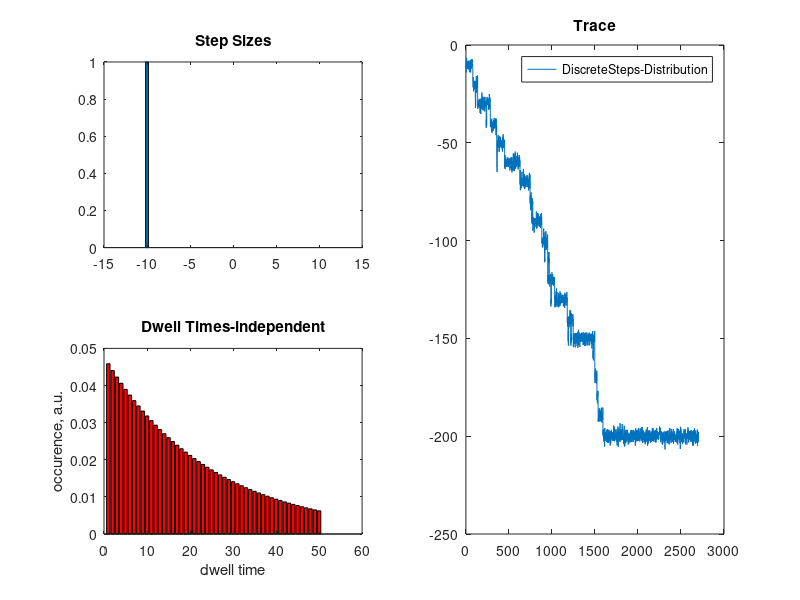

Write MATLAB code to recreate this figure.
function StepMaker
%JWJK_B:-------------------------------------------------------------------
%Title:Simulate Step Traces
%Summary: %this function  creates a simple stepped trace with noise. 
%Approach: Steps  are taken as random samples from a 
%stepsize - and dwell time distribution. 
%This distribution can be refined in the function 'Set_distributions'
%Dwell times can be set as 'dependent' on the step size or 'independent'.
%In the latter case they are taken as random samples from a flat or
%exponential dwell time distribution.
%By varying the settings, a wide range of traces types can be generated

%Below, example settings are given for case studies

%Input: none
%Output: step trace saved as text column in root path

%Jacob Kerssemakers, Cees Dekker Lab, 2018-20

%% Case examples
%--------------------------------------------------------------------------

%% 1) flat distribution: set
%     TypeOfSteps='FlatDistribution'; 
%     NumberOfSteps=10;
%     spike_density=0; 
%     add_start_or_stop_level=0; 
%     StepDwellRelation='Dependent'; 
%     SignalNoiseRatio=(10)^-1;  
%     This creates randomly picked steps going up and down
%-------------------------------------------------------------------------

%% 2) fixed-size steps going down
%     TypeOfSteps='DiscreteSteps'; 
%     NumberOfSteps=10;
%     spike_density=0; 
%     add_start_or_stop_level=1000; 
%     StepDwellRelation='Dependent'; 
%     SignalNoiseRatio=(10)^-1;  
%  ...in additon, go to the function 'Set_distributions' . 
%     Here, under case 'DiscreteSteps'', set:
%             stepsizes=[-10];  %sizes
%             stepcount=[1];    %occurence
%             dwelltimes=[100]; %duration
%  This creates a fixed-size step train going down with an end tail
%-------------------------------------------------------------------------

%% 3) fixed-size steps going down, varying duration, with spikes
%     TypeOfSteps='DiscreteSteps'; 
%     NumberOfSteps=10;
%     spike_density=0.8; 
%     add_start_or_stop_level=1000; 
%     StepDwellRelation='InDependent';
%     TypeOfDwells='Exponential';
%     SignalNoiseRatio=(10)^-1;  
%  ...in additon, go to the function 'Set_distributions' . 
%     Here, under case 'DiscreteSteps'', set:
%             stepsizes=[-10];  %sizes
%             stepcount=[1];    %occurence
%             dwelltimes=[100]; %duration
%  This creates a step train of varying duration going down with an end
%  tail, with some blinking events
%-------------------------------------------------------------------------
%% 4) gaussian distribution, trending down
%     TypeOfSteps='Gaussian'; 
%     NumberOfSteps=50;
%     spike_density=0; 
%     add_start_or_stop_level=-1000; 
%     StepDwellRelation='InDependent';
%     TypeOfDwells='Exponential';
%     SignalNoiseRatio=(10)^-1;  
%  ...in additon, go to the function 'Set_distributions' . 
%     Here, under case 'Gaussian'', set:
%             peakpos=0.3;  %in units of the step axis; 0.5 means mid-range
%             peakwidth=0.5 %in units of the step axis;
%  


%:JWJK_B-------------------------------------------------------------------         
    save_it=1;   
    writepath=pwd;
    
    %% general step properties (specific settings per type of curve)
    TypeOfSteps='DiscreteSteps';  
    %choices are: 'DiscreteSteps' ,  'FlatDistribution', 'Gaussian'
    
    NumberOfSteps=20;
    
    spike_density=0.8;  
    %in average events per dwell time; set to 0 to inactivate
    
    add_start_or_stop_level=1000;  
    %number of time points to add to front or back of curve;
    %negative: to front. %positive: to end
         
    StepDwellRelation='InDependent'; 
    %choices are:  'Dependent'; 'InDependent'
    %if Dependent, dwell times are a function of stepsize (as specified in
    %the function 'get_distributions'. If Independent, dwelltimes are 
    %independently treated as a distribution (defined below)
    
    TypeOfDwells='Exponential';  
    %choices are: 'Exponential' 'Flat'
    %only applied when using 'Independent'
    
    SignalNoiseRatio=(5)^-1;  
    %ratio of noise amplitude relative to average absolute step size
  
    
    %% distribution generation
    DwellTimes=zeros(NumberOfSteps,1); 
    binz=50;
    if strcmp(StepDwellRelation, 'InDependent')       
        MinDwellTime=1;
        MaxDwellTime=300;
        
        DwellBinAxis=linspace(MinDwellTime,MaxDwellTime,binz);
        switch TypeOfDwells
            case 'Flat'
                DwellTimeCurve=(1+0*(DwellBinAxis)); 
            case 'Exponential'
                DwellTimeCurve=exp(-DwellBinAxis/(0.5*MaxDwellTime)); 
        end
        DwellTimeCurve=DwellTimeCurve/sum(DwellTimeCurve);  %normalized dstribution
        SumDwellCurve=cumsum(DwellTimeCurve);
    end
   
    %% Choose step distributions
    [StepSizeCurve,StepBinAxis,StepDwells]=Set_distributions(TypeOfSteps,binz); 
    StepSizeCurve=StepSizeCurve/sum(StepSizeCurve);  %normalized dstribution
    SumStepSizeCurve=cumsum(StepSizeCurve); 
    
  %% Build lists. done by picking a random sample from the step and dwell distributions
    % Build step size list  
    StepSizes=zeros(NumberOfSteps,1);  
    for jj=1:NumberOfSteps   
            Sample=Pick_from_distribution(StepBinAxis,SumStepSizeCurve);
            StepSizes(jj)=Sample;
    end 
    
   % Build dwell-time list   
    switch StepDwellRelation
        case 'Dependent'  %pick related dwell time
            for jj=1:NumberOfSteps
                st=StepSizes(jj);
                    [~,idx]=min(abs(StepBinAxis-st));
                    DwellTimes(jj)=StepDwells(idx);
            end                  
            case 'InDependent'
                for jj=1:NumberOfSteps
                    Sample=Pick_from_distribution(DwellBinAxis,SumDwellCurve);
                    DwellTimes(jj)=round(Sample);
                end
   end
    
    %% Build curve     
    Curve=[];
    Level=0;
    for jj=1:NumberOfSteps
        Dwell=DwellTimes(jj);
        Step=StepSizes(jj);        
        NewSection=Level+Step*ones(Dwell,1);        
        NewSection=add_spikes(NewSection,Dwell,spike_density,StepSizes,jj,NumberOfSteps);
        Curve=[Curve ; NewSection];
        Level=Curve(end);
    end  
    
    %% Add start or tail
    if add_start_or_stop_level<0
        Curve=[zeros(abs(add_start_or_stop_level),1)+Curve(1) ; Curve];
    end
    if add_start_or_stop_level>0
        Curve=[Curve ; zeros(abs(add_start_or_stop_level),1)+Curve(end)];
    end
    Ld=length(Curve);
    TimAx=(1:Ld)';
    
    
    %% Add Noise
    MeanStep=median(abs(StepSizes));
    Noise=randn(Ld,1)*SignalNoiseRatio*MeanStep;
    data=[TimAx Curve+Noise];
    
    
    
    %% plot menu
    if nargin<1
        %close all;
        figure(298);
        subplot(2,2,1);
        bar(StepBinAxis,StepSizeCurve);
        title('Step Sizes');
        subplot(2,2,3); 
        if strcmp(StepDwellRelation, 'InDependent')          
            bar(DwellTimeCurve,'r');
            title('Dwell Times-independent');
            xlabel('dwell time');
            ylabel('occurence, a.u.');
        end
        if strcmp(StepDwellRelation, 'Dependent')          
            bar(StepBinAxis,StepDwells,'r');
            title('Dwell Times-dependent');
            xlabel('step size');
            ylabel('dwell time');
            
        end
        subplot(1,2,2);
            plot(data(:,1),data(:,2));
            title('Trace')
            legend(strcat(TypeOfSteps, '-Distribution'));
    end
    
    %% save menu
    if save_it
    SaveName=strcat('testdata_simulated',TypeOfSteps,num2str(NumberOfSteps),'.txt');
    dlmwrite(strcat(writepath,'/',SaveName), data);
    end
    
 function Sample=Pick_from_distribution(BinAxis,SumCurve)
            %pick from distribution
            pickval=rand(1);  %pick a random percentile
            sel_st=find(SumCurve>0);
            NonZeroSumCurve=SumCurve(sel_st);
            NonZeroBinAxis=BinAxis(sel_st);                        
            %nearest occupied bin            
            [~,idx]=min(abs(NonZeroSumCurve-pickval));
            %will return first index of plateau which is correct
            Sample=NonZeroBinAxis(idx);  
    
    function NewSection=add_spikes(NewSection,Dwell,spike_density,StepSizes,jj,NumberOfSteps)
        %optional spike adding
        if spike_density>0&(jj>1)&(jj<NumberOfSteps-1)
            spike_duration=5; 
            overlength=1000*Dwell;
            no2add=round(spike_density*1000); %should be larger than 1
            id0=sort(ceil((overlength-1)*rand(no2add,1)));  %two indices)
            sel=find(id0<Dwell-2*spike_duration-1);
            if ~isempty(sel)
                spikestarts=id0(sel); spikestops=id0(sel)+spike_duration;
                for sp=1:length(spikestarts)  %add next step-spike
                    NewSection(spikestarts(sp):spikestops(sp))=...
                    NewSection(spikestarts(sp):spikestops(sp))+StepSizes(jj+1);
                end
                dum=1;
            end
        end         
            
            
  
   function [StepSizeCurve,StepBinAxis,StepDwells]=Set_distributions(TypeOfSteps,binz)
    %set up global range of stepsizes. If 'dependent' dwell times are used,
    %the dwell time is a function of hte stepsize and is specified here. If
    %dwell times are independent, this fucntional dependendence is not used
    %and dwell times are picked from their own distribution.    
    %1) set bin axis 
    MinStepSize=-10;
    MaxStepSize=10; 
    StepBinAxis=linspace(MinStepSize,MaxStepSize,binz);
   
    %2) choose step types
    switch TypeOfSteps
       case 'FlatDistribution'
           %each step in the specified range has an equal chance of
           %occurring
            StepSizeCurve=(1+0*(StepBinAxis));   
            StepDwells=round(0*StepBinAxis+100);
       case 'DiscreteSteps'
            %A limited number of stepsizes is possible; 
            %The 'counts' specify a relative occurence.
            %using only one step gives a step train
            stepsizes=[-10];  %sizes
            stepcount=[1];    %occurence
            dwelltimes=[100]; %duration
            StepSizeCurve=(0*(StepBinAxis));
            StepDwells=round(0*StepBinAxis);
            for jj=1:length(stepsizes)
                [~,idx]=min(abs(stepsizes(jj)-StepBinAxis));
                 StepSizeCurve(idx)=stepcount(jj);
                 StepDwells(idx)=dwelltimes(jj);
            end
        case 'Gaussian'
            peakpos=0.3;  %in units of the step axis; 0.5 means mid-range
            peakwidth=0.5 %same
            Rng=MaxStepSize-MinStepSize;
            StepSizeCurve=exp(-( (StepBinAxis-(peakpos*Rng+MinStepSize))/(peakwidth*Rng)).^2);
            StepDwells=round(0*StepBinAxis+10+100*rand(1,binz));
    end